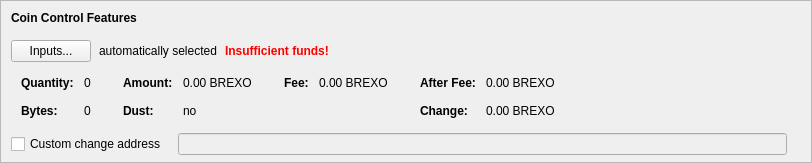
    <widget class="QFrame" name="frameCoinControl">
     <property name="sizePolicy">
      <sizepolicy hsizetype="Expanding" vsizetype="Expanding">
       <horstretch>0</horstretch>
       <verstretch>0</verstretch>
      </sizepolicy>
     </property>
     <property name="maximumSize">
      <size>
       <width>16777215</width>
       <height>16777215</height>
      </size>
     </property>
     <property name="frameShape">
      <enum>QFrame::StyledPanel</enum>
     </property>
     <property name="frameShadow">
      <enum>QFrame::Sunken</enum>
     </property>
     <layout class="QVBoxLayout" name="verticalLayoutCoinControl2">
      <property name="spacing">
       <number>0</number>
      </property>
      <property name="leftMargin">
       <number>0</number>
      </property>
      <property name="topMargin">
       <number>0</number>
      </property>
      <property name="rightMargin">
       <number>0</number>
      </property>
      <property name="bottomMargin">
       <number>6</number>
      </property>
      <item>
       <layout class="QVBoxLayout" name="verticalLayoutCoinControl" stretch="0,0,0,0,1">
        <property name="spacing">
         <number>0</number>
        </property>
        <property name="leftMargin">
         <number>10</number>
        </property>
        <property name="topMargin">
         <number>10</number>
        </property>
        <item>
         <layout class="QHBoxLayout" name="horizontalLayoutCoinControl1">
          <property name="bottomMargin">
           <number>15</number>
          </property>
          <item>
           <widget class="QLabel" name="labelCoinControlFeatures">
            <property name="sizePolicy">
             <sizepolicy hsizetype="Preferred" vsizetype="Maximum">
              <horstretch>0</horstretch>
              <verstretch>0</verstretch>
             </sizepolicy>
            </property>
            <property name="font">
             <font>
              <weight>75</weight>
              <bold>true</bold>
             </font>
            </property>
            <property name="styleSheet">
             <string notr="true">font-weight:bold;</string>
            </property>
            <property name="text">
             <string>Coin Control Features</string>
            </property>
           </widget>
          </item>
         </layout>
        </item>
        <item>
         <layout class="QHBoxLayout" name="horizontalLayoutCoinControl2" stretch="0,0,0,0">
          <property name="spacing">
           <number>8</number>
          </property>
          <property name="bottomMargin">
           <number>10</number>
          </property>
          <item>
           <widget class="QPushButton" name="pushButtonCoinControl">
            <property name="styleSheet">
             <string notr="true"/>
            </property>
            <property name="text">
             <string>Inputs...</string>
            </property>
            <property name="autoDefault">
             <bool>false</bool>
            </property>
           </widget>
          </item>
          <item>
           <widget class="QLabel" name="labelCoinControlAutomaticallySelected">
            <property name="text">
             <string>automatically selected</string>
            </property>
            <property name="margin">
             <number>5</number>
            </property>
           </widget>
          </item>
          <item>
           <widget class="QLabel" name="labelCoinControlInsuffFunds">
            <property name="font">
             <font>
              <weight>75</weight>
              <bold>true</bold>
             </font>
            </property>
            <property name="styleSheet">
             <string notr="true">color:red;font-weight:bold;</string>
            </property>
            <property name="text">
             <string>Insufficient funds!</string>
            </property>
            <property name="margin">
             <number>5</number>
            </property>
           </widget>
          </item>
          <item>
           <spacer name="horizontalSpacerCoinControl">
            <property name="orientation">
             <enum>Qt::Horizontal</enum>
            </property>
            <property name="sizeHint" stdset="0">
             <size>
              <width>40</width>
              <height>1</height>
             </size>
            </property>
           </spacer>
          </item>
         </layout>
        </item>
        <item>
         <widget class="QWidget" name="widgetCoinControl" native="true">
          <property name="sizePolicy">
           <sizepolicy hsizetype="Preferred" vsizetype="Preferred">
            <horstretch>0</horstretch>
            <verstretch>0</verstretch>
           </sizepolicy>
          </property>
          <property name="minimumSize">
           <size>
            <width>0</width>
            <height>0</height>
           </size>
          </property>
          <property name="styleSheet">
           <string notr="true"/>
          </property>
          <layout class="QHBoxLayout" name="horizontalLayoutCoinControl5">
           <property name="leftMargin">
            <number>0</number>
           </property>
           <property name="topMargin">
            <number>0</number>
           </property>
           <property name="rightMargin">
            <number>0</number>
           </property>
           <property name="bottomMargin">
            <number>0</number>
           </property>
           <item>
            <layout class="QHBoxLayout" name="horizontalLayoutCoinControl3" stretch="0,0,0,1">
             <property name="spacing">
              <number>20</number>
             </property>
             <property name="topMargin">
              <number>0</number>
             </property>
             <property name="bottomMargin">
              <number>10</number>
             </property>
             <item>
              <layout class="QFormLayout" name="formLayoutCoinControl1">
               <property name="horizontalSpacing">
                <number>10</number>
               </property>
               <property name="verticalSpacing">
                <number>14</number>
               </property>
               <property name="leftMargin">
                <number>10</number>
               </property>
               <property name="topMargin">
                <number>4</number>
               </property>
               <property name="rightMargin">
                <number>6</number>
               </property>
               <item row="0" column="0">
                <widget class="QLabel" name="labelCoinControlQuantityText">
                 <property name="font">
                  <font>
                   <weight>75</weight>
                   <bold>true</bold>
                  </font>
                 </property>
                 <property name="text">
                  <string>Quantity:</string>
                 </property>
                 <property name="margin">
                  <number>0</number>
                 </property>
                </widget>
               </item>
               <item row="0" column="1">
                <widget class="QLabel" name="labelCoinControlQuantity">
                 <property name="cursor">
                  <cursorShape>IBeamCursor</cursorShape>
                 </property>
                 <property name="contextMenuPolicy">
                  <enum>Qt::ActionsContextMenu</enum>
                 </property>
                 <property name="text">
                  <string notr="true">0</string>
                 </property>
                 <property name="margin">
                  <number>0</number>
                 </property>
                 <property name="textInteractionFlags">
                  <set>Qt::LinksAccessibleByMouse|Qt::TextSelectableByKeyboard|Qt::TextSelectableByMouse</set>
                 </property>
                </widget>
               </item>
               <item row="1" column="0">
                <widget class="QLabel" name="labelCoinControlBytesText">
                 <property name="font">
                  <font>
                   <weight>75</weight>
                   <bold>true</bold>
                  </font>
                 </property>
                 <property name="text">
                  <string>Bytes:</string>
                 </property>
                </widget>
               </item>
               <item row="1" column="1">
                <widget class="QLabel" name="labelCoinControlBytes">
                 <property name="cursor">
                  <cursorShape>IBeamCursor</cursorShape>
                 </property>
                 <property name="contextMenuPolicy">
                  <enum>Qt::ActionsContextMenu</enum>
                 </property>
                 <property name="text">
                  <string notr="true">0</string>
                 </property>
                 <property name="textInteractionFlags">
                  <set>Qt::LinksAccessibleByMouse|Qt::TextSelectableByKeyboard|Qt::TextSelectableByMouse</set>
                 </property>
                </widget>
               </item>
              </layout>
             </item>
             <item>
              <layout class="QFormLayout" name="formLayoutCoinControl2">
               <property name="horizontalSpacing">
                <number>10</number>
               </property>
               <property name="verticalSpacing">
                <number>14</number>
               </property>
               <property name="leftMargin">
                <number>6</number>
               </property>
               <property name="topMargin">
                <number>4</number>
               </property>
               <property name="rightMargin">
                <number>6</number>
               </property>
               <item row="0" column="0">
                <widget class="QLabel" name="labelCoinControlAmountText">
                 <property name="font">
                  <font>
                   <weight>75</weight>
                   <bold>true</bold>
                  </font>
                 </property>
                 <property name="text">
                  <string>Amount:</string>
                 </property>
                 <property name="margin">
                  <number>0</number>
                 </property>
                </widget>
               </item>
               <item row="0" column="1">
                <widget class="QLabel" name="labelCoinControlAmount">
                 <property name="cursor">
                  <cursorShape>IBeamCursor</cursorShape>
                 </property>
                 <property name="contextMenuPolicy">
                  <enum>Qt::ActionsContextMenu</enum>
                 </property>
                 <property name="text">
                  <string notr="true">0.00 BREXO</string>
                 </property>
                 <property name="textInteractionFlags">
                  <set>Qt::LinksAccessibleByMouse|Qt::TextSelectableByKeyboard|Qt::TextSelectableByMouse</set>
                 </property>
                </widget>
               </item>
               <item row="1" column="0">
                <widget class="QLabel" name="labelCoinControlLowOutputText">
                 <property name="font">
                  <font>
                   <weight>75</weight>
                   <bold>true</bold>
                  </font>
                 </property>
                 <property name="text">
                  <string>Dust:</string>
                 </property>
                </widget>
               </item>
               <item row="1" column="1">
                <widget class="QLabel" name="labelCoinControlLowOutput">
                 <property name="cursor">
                  <cursorShape>IBeamCursor</cursorShape>
                 </property>
                 <property name="contextMenuPolicy">
                  <enum>Qt::ActionsContextMenu</enum>
                 </property>
                 <property name="text">
                  <string notr="true">no</string>
                 </property>
                 <property name="textInteractionFlags">
                  <set>Qt::LinksAccessibleByMouse|Qt::TextSelectableByKeyboard|Qt::TextSelectableByMouse</set>
                 </property>
                </widget>
               </item>
              </layout>
             </item>
             <item>
              <layout class="QFormLayout" name="formLayoutCoinControl3">
               <property name="horizontalSpacing">
                <number>10</number>
               </property>
               <property name="verticalSpacing">
                <number>14</number>
               </property>
               <property name="leftMargin">
                <number>6</number>
               </property>
               <property name="topMargin">
                <number>4</number>
               </property>
               <property name="rightMargin">
                <number>6</number>
               </property>
               <item row="0" column="0">
                <widget class="QLabel" name="labelCoinControlFeeText">
                 <property name="font">
                  <font>
                   <weight>75</weight>
                   <bold>true</bold>
                  </font>
                 </property>
                 <property name="text">
                  <string>Fee:</string>
                 </property>
                 <property name="margin">
                  <number>0</number>
                 </property>
                </widget>
               </item>
               <item row="0" column="1">
                <widget class="QLabel" name="labelCoinControlFee">
                 <property name="cursor">
                  <cursorShape>IBeamCursor</cursorShape>
                 </property>
                 <property name="contextMenuPolicy">
                  <enum>Qt::ActionsContextMenu</enum>
                 </property>
                 <property name="text">
                  <string notr="true">0.00 BREXO</string>
                 </property>
                 <property name="textInteractionFlags">
                  <set>Qt::LinksAccessibleByMouse|Qt::TextSelectableByKeyboard|Qt::TextSelectableByMouse</set>
                 </property>
                </widget>
               </item>
              </layout>
             </item>
             <item>
              <layout class="QFormLayout" name="formLayoutCoinControl4">
               <property name="horizontalSpacing">
                <number>10</number>
               </property>
               <property name="verticalSpacing">
                <number>14</number>
               </property>
               <property name="leftMargin">
                <number>6</number>
               </property>
               <property name="topMargin">
                <number>4</number>
               </property>
               <property name="rightMargin">
                <number>6</number>
               </property>
               <item row="0" column="0">
                <widget class="QLabel" name="labelCoinControlAfterFeeText">
                 <property name="font">
                  <font>
                   <weight>75</weight>
                   <bold>true</bold>
                  </font>
                 </property>
                 <property name="text">
                  <string>After Fee:</string>
                 </property>
                 <property name="margin">
                  <number>0</number>
                 </property>
                </widget>
               </item>
               <item row="0" column="1">
                <widget class="QLabel" name="labelCoinControlAfterFee">
                 <property name="cursor">
                  <cursorShape>IBeamCursor</cursorShape>
                 </property>
                 <property name="contextMenuPolicy">
                  <enum>Qt::ActionsContextMenu</enum>
                 </property>
                 <property name="text">
                  <string notr="true">0.00 BREXO</string>
                 </property>
                 <property name="textInteractionFlags">
                  <set>Qt::LinksAccessibleByMouse|Qt::TextSelectableByKeyboard|Qt::TextSelectableByMouse</set>
                 </property>
                </widget>
               </item>
               <item row="1" column="0">
                <widget class="QLabel" name="labelCoinControlChangeText">
                 <property name="font">
                  <font>
                   <weight>75</weight>
                   <bold>true</bold>
                  </font>
                 </property>
                 <property name="text">
                  <string>Change:</string>
                 </property>
                </widget>
               </item>
               <item row="1" column="1">
                <widget class="QLabel" name="labelCoinControlChange">
                 <property name="cursor">
                  <cursorShape>IBeamCursor</cursorShape>
                 </property>
                 <property name="contextMenuPolicy">
                  <enum>Qt::ActionsContextMenu</enum>
                 </property>
                 <property name="text">
                  <string notr="true">0.00 BREXO</string>
                 </property>
                 <property name="textInteractionFlags">
                  <set>Qt::LinksAccessibleByMouse|Qt::TextSelectableByKeyboard|Qt::TextSelectableByMouse</set>
                 </property>
                </widget>
               </item>
              </layout>
             </item>
            </layout>
           </item>
          </layout>
         </widget>
        </item>
        <item>
         <layout class="QHBoxLayout" name="horizontalLayoutCoinControl4" stretch="0,0,0">
          <property name="spacing">
           <number>12</number>
          </property>
          <property name="sizeConstraint">
           <enum>QLayout::SetDefaultConstraint</enum>
          </property>
          <property name="topMargin">
           <number>5</number>
          </property>
          <property name="rightMargin">
           <number>5</number>
          </property>
          <item>
           <widget class="QCheckBox" name="checkBoxCoinControlChange">
            <property name="toolTip">
             <string>If this is activated, but the change address is empty or invalid, change will be sent to a newly generated address.</string>
            </property>
            <property name="text">
             <string>Custom change address</string>
            </property>
           </widget>
          </item>
          <item>
           <widget class="QValidatedLineEdit" name="lineEditCoinControlChange">
            <property name="enabled">
             <bool>false</bool>
            </property>
            <property name="sizePolicy">
             <sizepolicy hsizetype="Expanding" vsizetype="Fixed">
              <horstretch>0</horstretch>
              <verstretch>0</verstretch>
             </sizepolicy>
            </property>
           </widget>
          </item>
          <item>
           <widget class="QLabel" name="labelCoinControlChangeLabel">
            <property name="sizePolicy">
             <sizepolicy hsizetype="Preferred" vsizetype="Expanding">
              <horstretch>0</horstretch>
              <verstretch>0</verstretch>
             </sizepolicy>
            </property>
            <property name="minimumSize">
             <size>
              <width>0</width>
              <height>0</height>
             </size>
            </property>
            <property name="text">
             <string/>
            </property>
            <property name="margin">
             <number>3</number>
            </property>
           </widget>
          </item>
         </layout>
        </item>
        <item>
         <spacer name="verticalSpacerCoinControl">
          <property name="orientation">
           <enum>Qt::Vertical</enum>
          </property>
          <property name="sizeHint" stdset="0">
           <size>
            <width>800</width>
            <height>1</height>
           </size>
          </property>
         </spacer>
        </item>
       </layout>
      </item>
     </layout>
    </widget>
